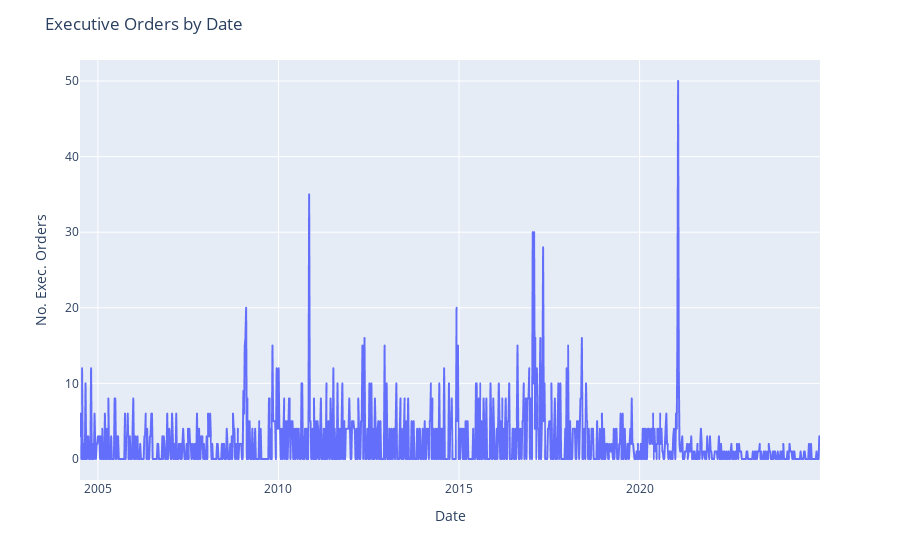

This figure's notebook cell:
### Markdown cell above
## Data visualizations: The Dependent (Outcome) Variable

It is unfortunate that we do not have sufficient data at the current time to build a model through the current administration; at the time of this writing, the full tenure of the Biden presidency is not reflected in this data.

That said, in addition to the quality checks done in previous instances, the visualization in the first figure below can be [compared to prior work](https://ballotpedia.org/Joe_Biden%27s_executive_orders_and_actions) to see that the structure of the data is as would be expected.

### Seasonality

First, a simple trend of the outcome variable 'orders_outcome_var': we find some clear outliers that may need to be addressed prior to model implementation.

### Code cell
fig1 = px.line(df, x=df.index, y='orders_outcome_var')
fig1.update_layout(
    xaxis_title = 'Date',
    yaxis_title = 'No. Exec. Orders',
    title = 'Executive Orders by Date'
)
fig1.show()

### Figure 1 — Plotly figure (JSON) as saved in the notebook; plotly's stock layout.template omitted (floating-point values rounded to 4 significant figures; data arrays with more than 128 entries replaced by an {"elided": "..."} marker saying what was removed)
{"data": [{"hovertemplate": "week_start=%{x}<br>orders_outcome_var=%{y}<extra></extra>", "legendgroup": "", "line": {"color": "#636efa", "dash": "solid"}, "marker": {"symbol": "circle"}, "mode": "lines", "name": "", "showlegend": false, "type": "scattergl", "x": {"elided": "1070 str values"}, "xaxis": "x", "y": {"elided": "1070 int values"}, "yaxis": "y"}], "layout": {"legend": {"tracegroupgap": 0}, "margin": {"t": 60}, "title": {"text": "Executive Orders by Date"}, "xaxis": {"anchor": "y", "domain": [0, 1], "title": {"text": "Date"}}, "yaxis": {"anchor": "x", "domain": [0, 1], "title": {"text": "No. Exec. Orders"}}}}
